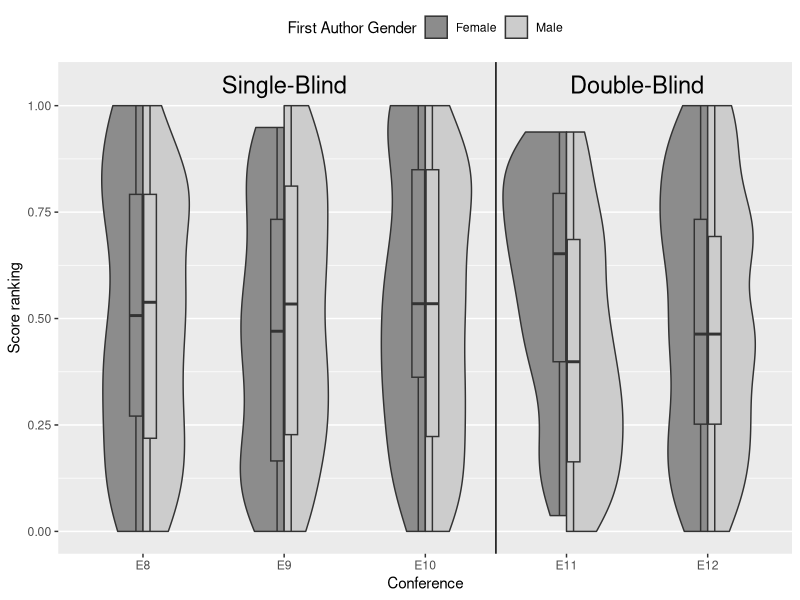

This figure's R source:
library(ggplot2)
try(setwd("~/Documents/Conferences/Evolang12/genderBias2018_public/analysis/"))

# borrowed from https://stackoverflow.com/questions/35717353/split-violin-plot-with-ggplot2

GeomSplitViolin <- ggproto("GeomSplitViolin", GeomViolin, draw_group = function(self, data, ..., draw_quantiles = NULL){
  data <- transform(data, xminv = x - violinwidth * (x - xmin), xmaxv = x + violinwidth * (xmax - x))
  grp <- data[1,'group']
  newdata <- plyr::arrange(transform(data, x = if(grp%%2==1) xminv else xmaxv), if(grp%%2==1) y else -y)
  newdata <- rbind(newdata[1, ], newdata, newdata[nrow(newdata), ], newdata[1, ])
  newdata[c(1,nrow(newdata)-1,nrow(newdata)), 'x'] <- round(newdata[1, 'x']) 
  if (length(draw_quantiles) > 0 & !scales::zero_range(range(data$y))) {
    stopifnot(all(draw_quantiles >= 0), all(draw_quantiles <= 
                                              1))
    quantiles <- ggplot2:::create_quantile_segment_frame(data, draw_quantiles)
    aesthetics <- data[rep(1, nrow(quantiles)), setdiff(names(data), c("x", "y")), drop = FALSE]
    aesthetics$alpha <- rep(1, nrow(quantiles))
    both <- cbind(quantiles, aesthetics)
    quantile_grob <- GeomPath$draw_panel(both, ...)
    ggplot2:::ggname("geom_split_violin", grid::grobTree(GeomPolygon$draw_panel(newdata, ...), quantile_grob))
  }
  else {
    ggplot2:::ggname("geom_split_violin", GeomPolygon$draw_panel(newdata, ...))
  }
})

geom_split_violin <- function (mapping = NULL, data = NULL, stat = "ydensity", position = "identity", ..., draw_quantiles = NULL, trim = TRUE, scale = "area", na.rm = FALSE, show.legend = NA, inherit.aes = TRUE) {
  layer(data = data, mapping = mapping, stat = stat, geom = GeomSplitViolin, position = position, show.legend = show.legend, inherit.aes = inherit.aes, params = list(trim = trim, scale = scale, draw_quantiles = draw_quantiles, na.rm = na.rm, ...))
}


# Load data


allData = read.csv("../data/EvoLang_Scores_8_to_12.csv",stringsAsFactors = F)
# relabel factor
allData$FirstAuthorGender = factor(allData$FirstAuthorGender,levels=c("F","M"),labels=c("Female","Male"))
allData$review = factor(c("Single","Double")[(allData$conference %in% c("E11","E12"))+1])
allData$conference = factor(allData$conference,levels = c("E8","E9","E10","E11","E12"))
allData$format = factor(allData$format)

allData$student[!is.na(allData$student) &
                  allData$student=="Faculty"] = "Non-Student"
allData$student[!is.na(allData$student) &
                  allData$student=="EC"] = "Non-Student"
allData$student = factor(allData$student)

# Plot data

ymax = 1.05

pdf("../results/ReviewScoreGraph.pdf", width=6, height=4)
ggplot(allData, 
       aes(conference, Score.mean, fill=FirstAuthorGender)) + 
  annotate("text", x = c(2,4.5), y = c(ymax,ymax), label=c("Single-Blind", "Double-Blind"), size=6) +
  geom_split_violin() + 
  geom_vline(xintercept=3.5) +
  scale_y_continuous(name="Score ranking", breaks = c(0,0.25,0.5,0.75,1))+
  scale_x_discrete(name="Conference")+
  scale_fill_grey(start = 0.55, end=0.8,name="First Author Gender") +
  geom_boxplot(width=0.2, show.legend = F) +
  theme(legend.position = "top",
        panel.grid.major.x = element_blank()) 
dev.off()